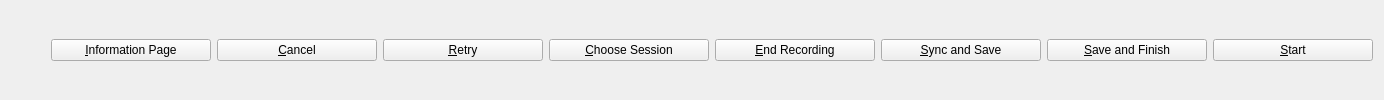
    <widget class="QFrame" name="frame_2">
     <property name="frameShape">
      <enum>QFrame::NoFrame</enum>
     </property>
     <property name="frameShadow">
      <enum>QFrame::Raised</enum>
     </property>
     <layout class="QHBoxLayout" name="buttonLayout">
      <item>
       <spacer name="horizontalSpacer">
        <property name="orientation">
         <enum>Qt::Horizontal</enum>
        </property>
        <property name="sizeHint" stdset="0">
         <size>
          <width>40</width>
          <height>20</height>
         </size>
        </property>
       </spacer>
      </item>
      <item>
       <widget class="QPushButton" name="informationButton">
        <property name="sizePolicy">
         <sizepolicy hsizetype="Fixed" vsizetype="Fixed">
          <horstretch>0</horstretch>
          <verstretch>0</verstretch>
         </sizepolicy>
        </property>
        <property name="minimumSize">
         <size>
          <width>160</width>
          <height>0</height>
         </size>
        </property>
        <property name="text">
         <string>&amp;Information Page</string>
        </property>
       </widget>
      </item>
      <item>
       <widget class="QPushButton" name="cancelButton">
        <property name="sizePolicy">
         <sizepolicy hsizetype="Fixed" vsizetype="Fixed">
          <horstretch>0</horstretch>
          <verstretch>0</verstretch>
         </sizepolicy>
        </property>
        <property name="minimumSize">
         <size>
          <width>160</width>
          <height>0</height>
         </size>
        </property>
        <property name="text">
         <string>&amp;Cancel</string>
        </property>
       </widget>
      </item>
      <item>
       <widget class="QPushButton" name="retryButton">
        <property name="sizePolicy">
         <sizepolicy hsizetype="Fixed" vsizetype="Fixed">
          <horstretch>0</horstretch>
          <verstretch>0</verstretch>
         </sizepolicy>
        </property>
        <property name="minimumSize">
         <size>
          <width>160</width>
          <height>0</height>
         </size>
        </property>
        <property name="text">
         <string>&amp;Retry</string>
        </property>
       </widget>
      </item>
      <item>
       <widget class="QPushButton" name="chooseSessionButton">
        <property name="sizePolicy">
         <sizepolicy hsizetype="Fixed" vsizetype="Fixed">
          <horstretch>0</horstretch>
          <verstretch>0</verstretch>
         </sizepolicy>
        </property>
        <property name="minimumSize">
         <size>
          <width>160</width>
          <height>0</height>
         </size>
        </property>
        <property name="text">
         <string>&amp;Choose Session</string>
        </property>
       </widget>
      </item>
      <item>
       <widget class="QPushButton" name="stopButton">
        <property name="sizePolicy">
         <sizepolicy hsizetype="Fixed" vsizetype="Fixed">
          <horstretch>0</horstretch>
          <verstretch>0</verstretch>
         </sizepolicy>
        </property>
        <property name="minimumSize">
         <size>
          <width>160</width>
          <height>0</height>
         </size>
        </property>
        <property name="text">
         <string>&amp;End Recording</string>
        </property>
       </widget>
      </item>
      <item>
       <widget class="QPushButton" name="syncButton">
        <property name="sizePolicy">
         <sizepolicy hsizetype="Fixed" vsizetype="Fixed">
          <horstretch>0</horstretch>
          <verstretch>0</verstretch>
         </sizepolicy>
        </property>
        <property name="minimumSize">
         <size>
          <width>160</width>
          <height>0</height>
         </size>
        </property>
        <property name="text">
         <string>&amp;Sync and Save</string>
        </property>
       </widget>
      </item>
      <item>
       <widget class="QPushButton" name="saveButton">
        <property name="sizePolicy">
         <sizepolicy hsizetype="Fixed" vsizetype="Fixed">
          <horstretch>0</horstretch>
          <verstretch>0</verstretch>
         </sizepolicy>
        </property>
        <property name="minimumSize">
         <size>
          <width>160</width>
          <height>0</height>
         </size>
        </property>
        <property name="text">
         <string>&amp;Save and Finish</string>
        </property>
       </widget>
      </item>
      <item>
       <widget class="QPushButton" name="nextButton">
        <property name="sizePolicy">
         <sizepolicy hsizetype="Fixed" vsizetype="Fixed">
          <horstretch>0</horstretch>
          <verstretch>0</verstretch>
         </sizepolicy>
        </property>
        <property name="minimumSize">
         <size>
          <width>160</width>
          <height>0</height>
         </size>
        </property>
        <property name="text">
         <string>&amp;Start</string>
        </property>
       </widget>
      </item>
     </layout>
    </widget>
